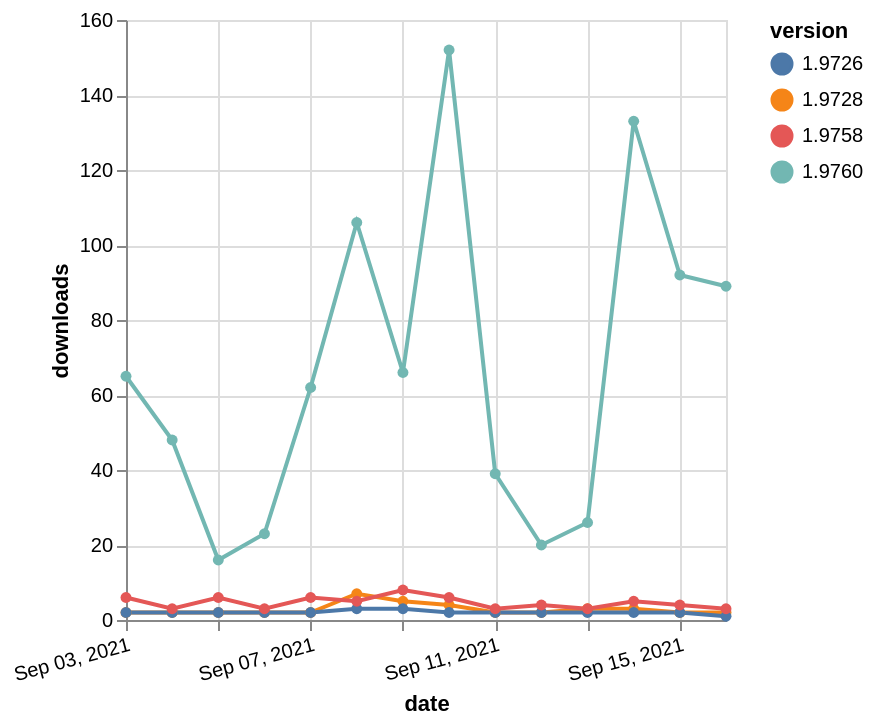

Source (Vega-Lite JSON):
### Vega-Lite specification from a JSON file in a GitHub repository (floating-point values rounded to 4 significant figures)
{"$schema": "https://vega.github.io/schema/vega-lite/v5.json", "description": "A simple bar chart with embedded data.", "data": {"values": [{"date": "2021-09-03", "total": 58591, "delta": 65, "version": "1.9760"}, {"date": "2021-09-04", "total": 58639, "delta": 48, "version": "1.9760"}, {"date": "2021-09-05", "total": 58655, "delta": 16, "version": "1.9760"}, {"date": "2021-09-06", "total": 58678, "delta": 23, "version": "1.9760"}, {"date": "2021-09-07", "total": 58740, "delta": 62, "version": "1.9760"}, {"date": "2021-09-08", "total": 58846, "delta": 106, "version": "1.9760"}, {"date": "2021-09-09", "total": 58912, "delta": 66, "version": "1.9760"}, {"date": "2021-09-10", "total": 59064, "delta": 152, "version": "1.9760"}, {"date": "2021-09-11", "total": 59103, "delta": 39, "version": "1.9760"}, {"date": "2021-09-12", "total": 59123, "delta": 20, "version": "1.9760"}, {"date": "2021-09-13", "total": 59149, "delta": 26, "version": "1.9760"}, {"date": "2021-09-14", "total": 59282, "delta": 133, "version": "1.9760"}, {"date": "2021-09-15", "total": 59374, "delta": 92, "version": "1.9760"}, {"date": "2021-09-16", "total": 59463, "delta": 89, "version": "1.9760"}, {"date": "2021-09-03", "total": 14594, "delta": 2, "version": "1.9728"}, {"date": "2021-09-04", "total": 14596, "delta": 2, "version": "1.9728"}, {"date": "2021-09-05", "total": 14598, "delta": 2, "version": "1.9728"}, {"date": "2021-09-06", "total": 14600, "delta": 2, "version": "1.9728"}, {"date": "2021-09-07", "total": 14602, "delta": 2, "version": "1.9728"}, {"date": "2021-09-08", "total": 14609, "delta": 7, "version": "1.9728"}, {"date": "2021-09-09", "total": 14614, "delta": 5, "version": "1.9728"}, {"date": "2021-09-10", "total": 14618, "delta": 4, "version": "1.9728"}, {"date": "2021-09-11", "total": 14620, "delta": 2, "version": "1.9728"}, {"date": "2021-09-12", "total": 14622, "delta": 2, "version": "1.9728"}, {"date": "2021-09-13", "total": 14625, "delta": 3, "version": "1.9728"}, {"date": "2021-09-14", "total": 14628, "delta": 3, "version": "1.9728"}, {"date": "2021-09-15", "total": 14630, "delta": 2, "version": "1.9728"}, {"date": "2021-09-16", "total": 14632, "delta": 2, "version": "1.9728"}, {"date": "2021-09-03", "total": 2517, "delta": 2, "version": "1.9726"}, {"date": "2021-09-04", "total": 2519, "delta": 2, "version": "1.9726"}, {"date": "2021-09-05", "total": 2521, "delta": 2, "version": "1.9726"}, {"date": "2021-09-06", "total": 2523, "delta": 2, "version": "1.9726"}, {"date": "2021-09-07", "total": 2525, "delta": 2, "version": "1.9726"}, {"date": "2021-09-08", "total": 2528, "delta": 3, "version": "1.9726"}, {"date": "2021-09-09", "total": 2531, "delta": 3, "version": "1.9726"}, {"date": "2021-09-10", "total": 2533, "delta": 2, "version": "1.9726"}, {"date": "2021-09-11", "total": 2535, "delta": 2, "version": "1.9726"}, {"date": "2021-09-12", "total": 2537, "delta": 2, "version": "1.9726"}, {"date": "2021-09-13", "total": 2539, "delta": 2, "version": "1.9726"}, {"date": "2021-09-14", "total": 2541, "delta": 2, "version": "1.9726"}, {"date": "2021-09-15", "total": 2543, "delta": 2, "version": "1.9726"}, {"date": "2021-09-16", "total": 2544, "delta": 1, "version": "1.9726"}, {"date": "2021-09-03", "total": 22881, "delta": 6, "version": "1.9758"}, {"date": "2021-09-04", "total": 22884, "delta": 3, "version": "1.9758"}, {"date": "2021-09-05", "total": 22890, "delta": 6, "version": "1.9758"}, {"date": "2021-09-06", "total": 22893, "delta": 3, "version": "1.9758"}, {"date": "2021-09-07", "total": 22899, "delta": 6, "version": "1.9758"}, {"date": "2021-09-08", "total": 22904, "delta": 5, "version": "1.9758"}, {"date": "2021-09-09", "total": 22912, "delta": 8, "version": "1.9758"}, {"date": "2021-09-10", "total": 22918, "delta": 6, "version": "1.9758"}, {"date": "2021-09-11", "total": 22921, "delta": 3, "version": "1.9758"}, {"date": "2021-09-12", "total": 22925, "delta": 4, "version": "1.9758"}, {"date": "2021-09-13", "total": 22928, "delta": 3, "version": "1.9758"}, {"date": "2021-09-14", "total": 22933, "delta": 5, "version": "1.9758"}, {"date": "2021-09-15", "total": 22937, "delta": 4, "version": "1.9758"}, {"date": "2021-09-16", "total": 22940, "delta": 3, "version": "1.9758"}]}, "width": "container", "mark": {"type": "line", "point": {"filled": true}}, "encoding": {"x": {"field": "date", "type": "temporal", "timeUnit": "yearmonthdate", "title": "date", "axis": {"labelAngle": -15}}, "y": {"field": "delta", "type": "quantitative", "title": "downloads"}, "color": {"field": "version", "type": "nominal"}, "tooltip": {"field": "delta"}}}
